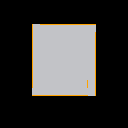

A level layout from a 2D game, rendered from its tile map. Below: a short description, then the map file with its tile-grid data intact:
An orthogonal 16x16 tile map with 8x8 px tiles, 1 tile layer (Tile Layer 1).

<map version="1.0" tiledversion="1.1.5" orientation="orthogonal" renderorder="right-down" width="16" height="16" tilewidth="8" tileheight="8" infinite="0" nextobjectid="1">
 <tileset firstgid="1" source="lec2.tsx" />
 <layer name="Tile Layer 1" width="16" height="16">
  <data encoding="csv">
0,0,0,0,0,0,0,0,0,0,0,0,0,0,0,0,
0,0,0,0,0,0,0,0,0,0,0,0,0,0,0,0,
0,0,0,0,0,0,0,0,0,0,0,0,0,0,0,0,
0,0,0,0,4,2,2,2,2,2,2,2,0,0,0,0,
0,0,0,0,4,5,5,5,5,5,5,6,0,0,0,0,
0,0,0,0,4,5,5,5,5,5,5,6,0,0,0,0,
0,0,0,0,4,5,5,5,5,5,5,6,0,0,0,0,
0,0,0,0,4,5,5,5,5,5,5,6,0,0,0,0,
0,0,0,0,4,5,5,5,5,5,5,6,0,0,0,0,
0,0,0,0,4,5,5,5,5,5,5,6,0,0,0,0,
0,0,0,0,4,5,5,5,5,5,6,6,0,0,0,0,
0,0,0,0,8,8,8,8,8,8,8,6,0,0,0,0,
0,0,0,0,0,0,0,0,0,0,0,0,0,0,0,0,
0,0,0,0,0,0,0,0,0,0,0,0,0,0,0,0,
0,0,0,0,0,0,0,0,0,0,0,0,0,0,0,0,
0,0,0,0,0,0,0,0,0,0,0,0,0,0,0,0
</data>
 </layer>
</map>
